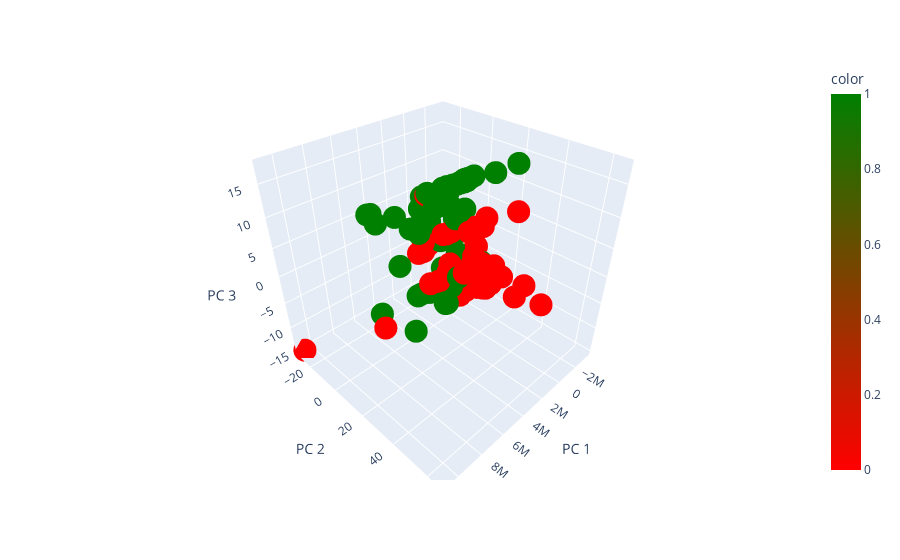

Notebook cell for this chart:
### Code cell
import plotly.express as px
from sklearn.decomposition import PCA

pca = PCA(n_components=3)
components = pca.fit_transform(copy_df)

total_var = pca.explained_variance_ratio_.sum() * 100

plt.figure(figsize=(13,13))
fig = px.scatter_3d(
    components, x=0, y=1, z=2, color=copy_target,
    labels={'0': 'PC 1', '1': 'PC 2', '2': 'PC 3'},
    color_continuous_scale=["red", "green"]
)
fig.show()

### Figure 1 — Plotly figure (JSON) as saved in the notebook; plotly's stock layout.template omitted (floating-point values rounded to 4 significant figures; data arrays with more than 128 entries replaced by an {"elided": "..."} marker saying what was removed)
{"data": [{"hovertemplate": "PC 1=%{x}<br>PC 2=%{y}<br>PC 3=%{z}<br>color=%{marker.color}<extra></extra>", "legendgroup": "", "marker": {"color": {"elided": "3832 int values"}, "coloraxis": "coloraxis", "symbol": "circle"}, "mode": "markers", "name": "", "scene": "scene", "showlegend": false, "type": "scatter3d", "x": {"elided": "3832 float values"}, "y": {"elided": "3832 float values"}, "z": {"elided": "3832 float values"}}], "layout": {"coloraxis": {"colorbar": {"title": {"text": "color"}}, "colorscale": [[0, "red"], [1, "green"]]}, "legend": {"tracegroupgap": 0}, "margin": {"t": 60}, "scene": {"domain": {"x": [0, 1], "y": [0, 1]}, "xaxis": {"title": {"text": "PC 1"}}, "yaxis": {"title": {"text": "PC 2"}}, "zaxis": {"title": {"text": "PC 3"}}}}}
